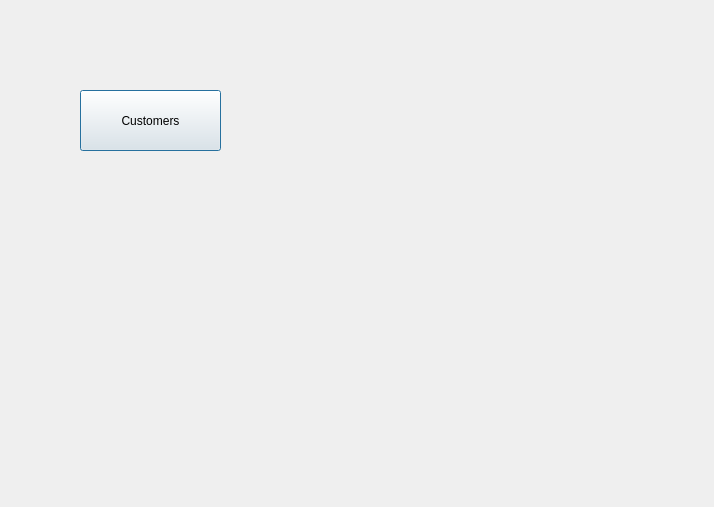
<?xml version="1.0" encoding="UTF-8"?>
<ui version="4.0">
 <class>adminmenu</class>
 <widget class="QDialog" name="adminmenu">
  <property name="geometry">
   <rect>
    <x>0</x>
    <y>0</y>
    <width>714</width>
    <height>507</height>
   </rect>
  </property>
  <property name="windowTitle">
   <string>Dialog</string>
  </property>
  <widget class="QPushButton" name="btnCustomers">
   <property name="geometry">
    <rect>
     <x>80</x>
     <y>90</y>
     <width>141</width>
     <height>61</height>
    </rect>
   </property>
   <property name="text">
    <string>Customers</string>
   </property>
  </widget>
 </widget>
 <resources/>
 <connections/>
</ui>
